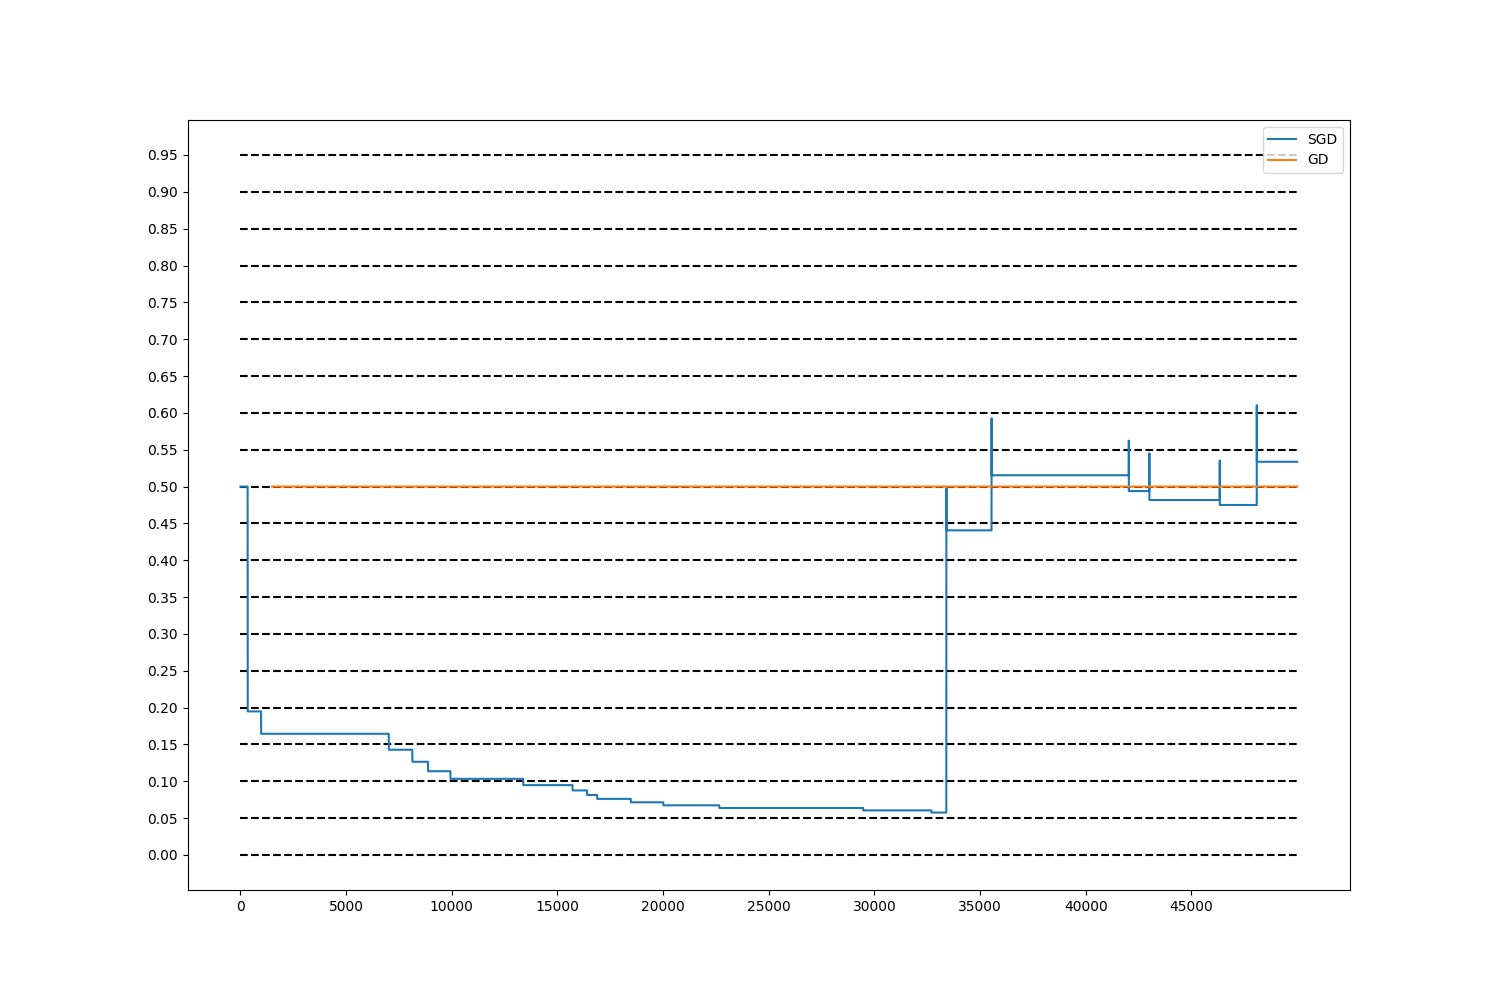

Write Python code to recreate this figure.
import pandas as pd
import pylab
import matplotlib.pyplot as plt
import numpy as np

output_path = "../output/"
file = output_path+"value_large.csv"

df = pd.read_csv(file)
x = df['ActionSet']
y1 = df['SGD']
y2 = df['GD']

plt.figure(figsize=(15, 10), dpi=100)
plt.plot(x, y1, label="SGD")
plt.plot(x, y2, label="GD")
plt.legend()
plt.xticks(np.arange(0, 50000, 5000))
plt.yticks(np.arange(0.0, 1.0, 0.05))
plt.hlines(np.arange(0.0, 1.0, 0.05), 0, 50000, linestyle='dashed')
plt.savefig("value_large.png")
plt.close()
